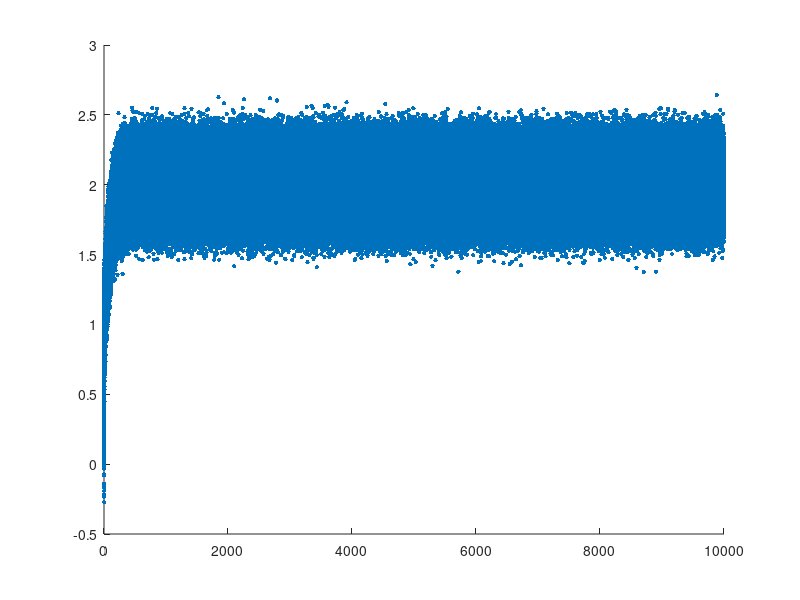

The MATLAB source for this figure: (Note: this script raises an error after producing the figure.)

clear all
close all

% create some fake data
f = @(x) 1-(1*exp(-x.^2/10)+1*exp(-x/100))+1
x = linspace(1e0,1e4,2^22);
y = f(x)+randn(size(x))/8;

% plot all the data
figure(1)
clf
h = scatter(x,y,100,'.','MarkerEdgeAlpha',1)
ax = gca();
ax.XScale = 'log';
ax.YScale = 'log';
ylim([1e-1 3e0])

% Create a new, log spaced axis
x_resampled = logspace(0,4,2^10);
y_resampled = zeros(size(x_resampled));

% ensure that the spacing between the first two elements in your log spaced
% axis is always greater than your sampling time (delta t).  Otherwise you
% will have zero samples in some of the new bins
delOld = diff(x(1:2));
delNew = diff(x_resampled(1:2));
if(delNew<=delOld)
    error('Change the resampled axis')
end

% For each new bin find the data points close to it in the original data
% set and take the mean y value.  Watch out for edge effects.
for i=2:(length(x_resampled)-1)
    % Find the midpoints between the new sampling points
    x_back = (x_resampled(i)+x_resampled(i-1))/2;
    x_forward = (x_resampled(i+1)+x_resampled(i))/2;
    % Use a binary search to find the data that falls into these bins
    [l_idx, r_idx] = findInSorted(x,[x_back,x_forward-eps]);
    y_resampled(i) = mean(y(l_idx:r_idx));
end

% Throw out the first and last points (edge effects)
x_resampled = x_resampled(2:end-1);
y_resampled = y_resampled(2:end-1);

% Any negative values are set to eps to prevent NaN's
y_resampled(y_resampled<=0) = eps;

% Plot the result
hold on
plot(x_resampled,y_resampled,'.-')
xlim([1e-1 1e5])
ylim([1e-2 1e1])


function [b,c]=findInSorted(x,range)
    %findInSorted fast binary search replacement for ismember(A,B) for the
    %special case where the first input argument is sorted.
    %   
    %   [a,b] = findInSorted(x,s) returns the range which is equal to s. 
    %   r=a:b and r=find(x == s) produce the same result   
    %  
    %   [a,b] = findInSorted(x,[from,to]) returns the range which is between from and to
    %   r=a:b and r=find(x >= from & x <= to) return the same result
    %
    %   For any sorted list x you can replace
    %   [lia] = ismember(x,from:to)
    %   with
    %   [a,b] = findInSorted(x,[from,to])
    %   lia=a:b
    %
    %   Examples:
    %
    %       x  = 1:99
    %       s  = 42
    %       r1 = find(x == s)
    %       [a,b] = myFind(x,s)
    %       r2 = a:b
    %       %r1 and r2 are equal
    %
    %   See also FIND, ISMEMBER.
    %
    % Author Daniel Roeske <danielroeske.de>

    A=range(1);
    B=range(end);
    a=1;
    b=numel(x);
    c=1;
    d=numel(x);
    if A<=x(1)
       b=a;
    end
    if B>=x(end)
        c=d;
    end
    while (a+1<b)
        lw=(floor((a+b)/2));
        if (x(lw)<A)
            a=lw;
        else
            b=lw;
        end
    end
    while (c+1<d)
        lw=(floor((c+d)/2));
        if (x(lw)<=B)
            c=lw;
        else
            d=lw;
        end
    end
end
